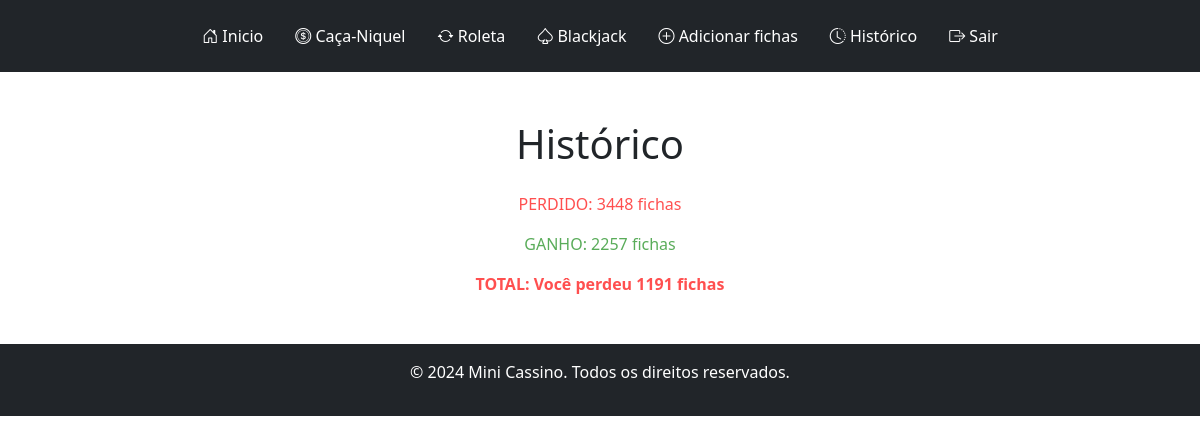
The app's page /historico (signed in), older data.
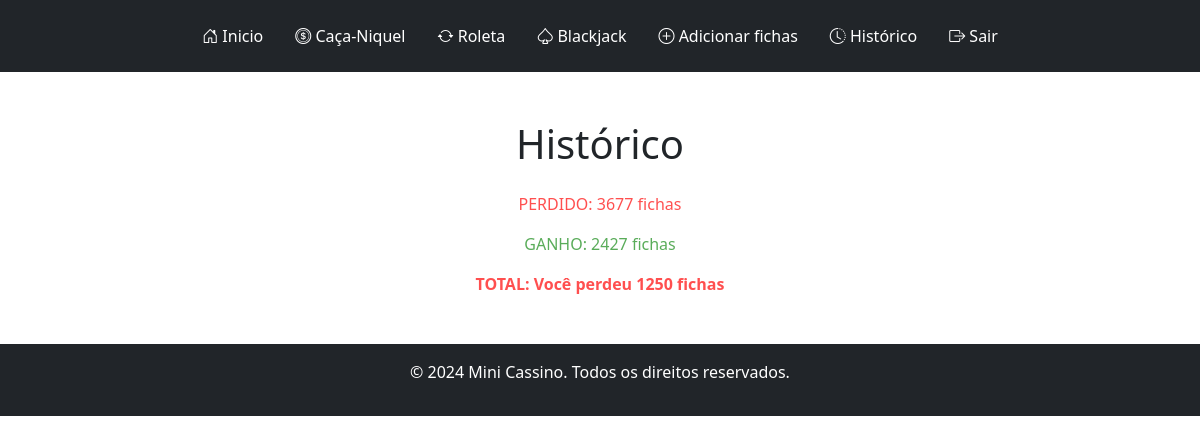
The same page, newer data.
### tables this page shows
CREATE TABLE users (
    id INTEGER PRIMARY KEY AUTOINCREMENT,
    username TEXT NOT NULL,
    password TEXT NOT NULL
, saldo INTEGER DEFAULT 100, ganhos INTEGER, perdas INTEGER);

### app.py (the view)
@app.route("/historico")
@login_required
def historico():
    user_id = session.get('user_id')
    perdas = db.execute("SELECT perdas FROM users WHERE id = ?", user_id)[0]['perdas']
    ganhos = db.execute("SELECT ganhos FROM users WHERE id = ?", user_id)[0]['ganhos']
    if ganhos > perdas:
        total = ganhos - perdas
        message_class = "ganhou"
        mensagem = "Você ganhou"
    elif perdas > ganhos:
        total = perdas - ganhos
        message_class = "perdeu"
        mensagem = "Você perdeu"
    else:
        total = 0
        message_class = "empatou"
        mensagem = "Você ganhou"
    return render_template("historico.html", perdas=perdas, ganhos=ganhos, total=total, message_class=message_class, mensagem=mensagem)

### help.py (called while the page is built)
def login_required(f):
    @wraps(f)
    def decorated_function(*args, **kwargs):
        if 'user_id' not in session:
            return redirect(url_for('login'))
        return f(*args, **kwargs)
    return decorated_function

### templates/historico.html (shortened to what this page needs)
{% extends "layout.html" %}
{% block main %}
<div class="container text-center">
    <h1 class="my-4">Histórico</h1>
    <p class="perdeu">PERDIDO: {{ perdas }} fichas </p>
    <p class="ganhou">GANHO: {{ ganhos }} fichas</p>
    <p class="{{ message_class }}"><strong>TOTAL: {{ mensagem }} {{ total }} fichas</strong></p>
</div>
{% endblock %}

### templates/layout.html (shortened to what this page needs)
<!DOCTYPE html>
<html lang="pt-br">
<head>
    <link href="https://cdn.jsdelivr.net/npm/bootstrap@5.3.3/dist/css/bootstrap.min.css" rel="stylesheet">
    <link href="https://cdn.jsdelivr.net/npm/bootstrap-icons@1.11.3/font/bootstrap-icons.min.css" rel="stylesheet">
    <link rel="stylesheet" href="/static/style.css">
</head>
<body>
    <header class="bg-dark text-white py-3">
        <div class="container">
            <nav class="nav justify-content-center">
                {% if 'user_id' in session %}
                    <a class="nav-link text-white" href="{{ url_for('homepage') }}"><i class="bi bi-house-door"></i> Inicio</a>
                    <a class="nav-link text-white" href="{{ url_for('niquel') }}"><i class="bi bi-coin"></i> Caça-Niquel</a>
                    <a class="nav-link text-white" href="{{ url_for('roleta') }}"><i class="bi bi-arrow-repeat"></i> Roleta</a>
                    <a class="nav-link text-white" href="{{ url_for('blackjack') }}"><i class="bi bi-suit-spade"></i> Blackjack</a>
                    <a class="nav-link text-white" href="{{ url_for('add') }}"><i class="bi bi-plus-circle"></i> Adicionar fichas</a>
                    <a class="nav-link text-white" href="{{ url_for('historico') }}"><i class="bi bi-clock-history"></i> Histórico</a>
                    <a class="nav-link text-white" href="{{ url_for('logout') }}"><i class="bi bi-box-arrow-right"></i> Sair</a>
                {% endif %}
            </nav>
        </div>
    </header>
    <main class="container my-5">
        {% block main %}{% endblock %}
    </main>
    <footer class="bg-dark text-white text-center py-3">
        <p>&copy; 2024 Mini Cassino. Todos os direitos reservados.</p>
    </footer>
</body>
</html>

### static/style.css (style rules this page uses)
.perdeu { color: rgba(255, 0, 0, 0.692); }
.ganhou { color: rgba(0, 128, 0, 0.651); }

Row changes from the older to the newer data that the page shows:
changed users: perdas "3448" → "3677"; ganhos "2257" → "2427"
Text that changed along with them:
{{ total }}: "1191" → "1250"
